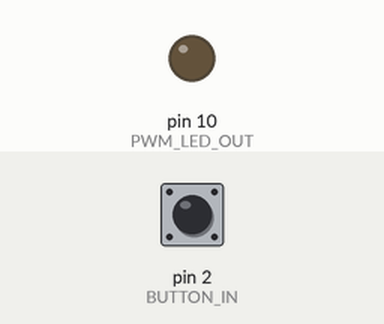
Recording of a sketch running on a simulated Arduino Uno, built with avr-gcc and run on an emulated ATmega328P. Parts: output pins drawn as LEDs (lit = HIGH). The inputs (shaded band) are chosen by the test bench; at power-on: pin 2 (BUTTON_IN) HIGH. What the sketch prints to the serial monitor is not drawn.

Above: at 1.2 s.
1.3 s: pin 2 (BUTTON_IN) pulled LOW for 0.15 s
At 2.5 s:
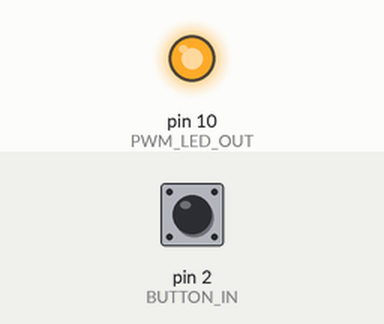
2.9 s: pin 2 (BUTTON_IN) pulled LOW for 1 s
At 3.8 s:
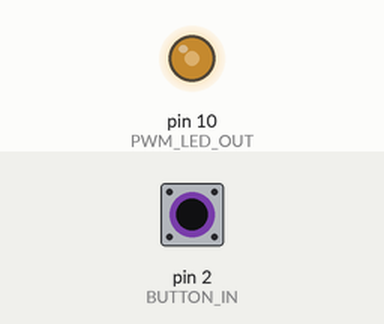
5.4 s: pin 2 (BUTTON_IN) pulsed LOW 2 times (0.12 s each, 0.3 s apart)
At 5.6 s:
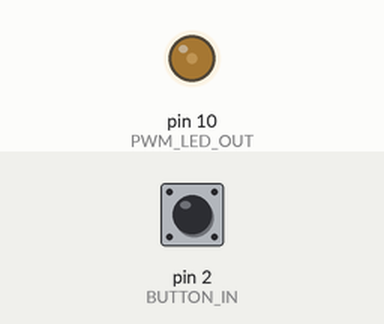
9.0 s: pin 2 (BUTTON_IN) pulled LOW for 3.2 s
Timing chart, 0 to 12.0 s (numbered marks = the images above; inputs shaded):
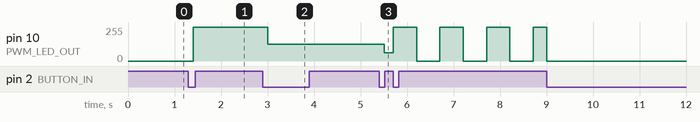

The sketch:

LED_lighting.ino
```cpp
//#define PUBLISH_DELAY 150000    //2.5 min b/w variable publish
#define FLASH_RATE_HZ 2
//#define BUTTON_IN 2
//#define PWM_LED_OUT 10
// use preprocessor directives to define constants in the code
//#define PWM_MAX 255

// global variables representing "state" across all functions
//operating mode: 0 - off, 1 - bright, 2 - mid-bright, 3- dim, 4- flash
const int BUTTON_IN = 2;
int BUTTON_PUSHED = 0;
const int PWM_LED_OUT = 10;
int PWM_MAX = 255;
//int button_pushed = 1;
int operating_mode = 0;
int previous_button_state = 0;
int PWM_OUT = 0;
int ledState = LOW;
unsigned long previousMillis = 0;


void setup() {
  Serial.begin(9600);

  pinMode(PWM_LED_OUT, OUTPUT);
  pinMode(BUTTON_IN, INPUT);
  attachInterrupt(digitalPinToInterrupt(BUTTON_IN), button_pushed, FALLING);
//define output(PWM) pin connected to LED
}

void loop() {

  //Serial.begin(9600);

  check_button_press();

  set_pwm_based_on_operating_mode();

  //shine_led();
  Serial.print("1\n");
}


void set_pwm_based_on_operating_mode() {

    switch (operating_mode) {
        case 0:
            PWM_OUT = 0;
            digitalWrite(PWM_LED_OUT, LOW);
            break;
        case 1:
            PWM_OUT = PWM_MAX;
            shine_led();
            break;
        case 2:
            PWM_OUT = int(PWM_MAX/2);
            shine_led();
            break;
        case 3:
            PWM_OUT = int(PWM_MAX/4);
            shine_led();
            break;
        case 4:
            flash_the_light();
            break;
    }

}


void button_pushed(){
  BUTTON_PUSHED = 1;
}

void flash_the_light(){
  int interval = 1000/(FLASH_RATE_HZ);
  unsigned long currentMillis = millis();

  if (currentMillis - previousMillis >= interval) {
    // save the last time you blinked the LED
    previousMillis = currentMillis;

    // if the LED is off turn it on and vice-versa:
    if (ledState == LOW) {
      ledState = HIGH;
    } else {
      ledState = LOW;
    }

    // set the LED with the ledState of the variable:
    digitalWrite(PWM_LED_OUT, ledState);
  }

}

void shine_led() {
  Serial.print(operating_mode);

  delay(100);
  analogWrite(PWM_LED_OUT, PWM_OUT);

}

void check_button_press() {
    if (BUTTON_PUSHED == 1) {
        //operating_mode = operating_mode + 1;
        if (operating_mode == 4) {
            operating_mode = 0;
        }
        else {
          operating_mode = operating_mode + 1;
        }
    }
    BUTTON_PUSHED = 0;
}
```

Measured:
- after the input at 1.3 s, pin 10 (PWM_LED_OUT): 0/255 → 255/255 after 0.10 s
- after the input at 2.9 s, pin 10 (PWM_LED_OUT): 255/255 → 127/255 after 0.10 s
- after the input at 5.4 s, pin 10 (PWM_LED_OUT): 127/255 → 63/255 after 0.11 s, then repeats every 1.0 s: 255/255 0.50 s, 0/255 0.50 s
